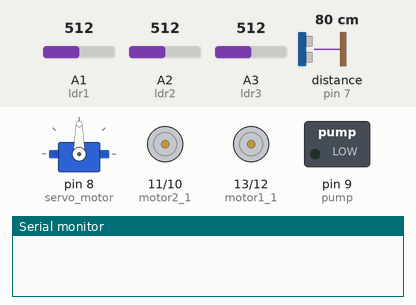
Simulated run of this sketch. Board: Arduino Uno, built with avr-gcc and run on an emulated ATmega328P. Shown: servo, motor-driver pin pairs drawn as motors (green arrow = first pin HIGH = forward, orange = second pin HIGH = backward, longer = more drive), switched loads named in the sketch (green lamp = pin HIGH), the last lines printed to the serial monitor. Wiring (inferred from the names in the program): ultrasonic range finder: trigger pin 6; echo pin 7. Inputs (shaded band) come from the test bench; at power-on: distance to the obstacle (sensor on pin 7) 80 cm, A2 (ldr2) = 512, A3 (ldr3) = 512, A1 (ldr1) = 512. The echo pulse lasts 58.3 µs per cm; pins used as bus, display or sensor lines are not drawn.

Above: at 1.1 s.
3.3 s: distance to the obstacle (sensor on pin 7) set to 28 cm
6.3 s: distance to the obstacle (sensor on pin 7) set to 23 cm
At 6.49 s:
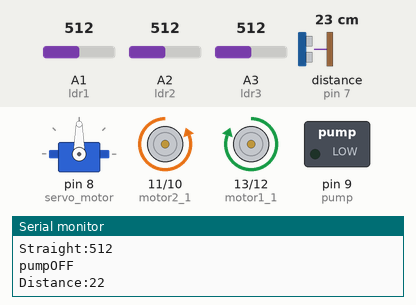
9.3 s: A2 (ldr2) set to 716
At 12.2 s:
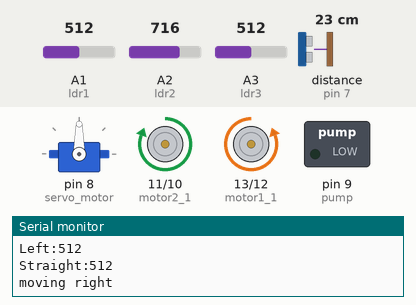
12.3 s: A2 (ldr2) set to 30
At 12.8 s:
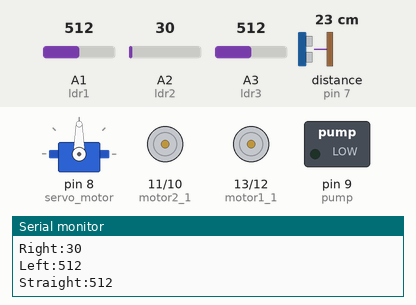
15.3 s: A3 (ldr3) set to 110
16.8 s: A3 (ldr3) set to 89
Timing chart, 0 to 19.8 s (numbered marks = the images above; inputs shaded):
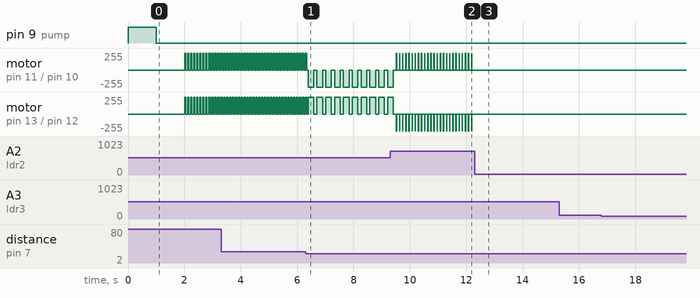

The sketch:

main.ino
```cpp
// (licence header left out)
/*
 This code is to build a fire fighting moving moving vehicle.
 The vehicle can avoid obstacles using the feedback from ultrasonic sensor.

 */

#include <Servo.h>

#define servo_motor 8  // attach pin D9 of Arduino to signal pin of servo
#define echoPin 7      // attach pin D2 of Arduino to pin Echo of HC-SR04
#define trigPin 6      // attach pin D3 of Arduino to pin Trig of HC-SR04
#define motor1_1 13    // attach pin D13 of Arduino to the Motor
#define motor1_2 12    // attach pin D12 of Arduino to the Motor
#define motor2_1 11    // attach pin D11 of Arduino to the Motor
#define motor2_2 10    // attach pin D10 of Arduino to the Motor
#define pump 9        // attach pin D13 of Arduino to the Pump
#define ldr1 A1
#define ldr2 A2
#define ldr3 A3
Servo myservo;         // create servo object to control a servo


int distance;
int threshold = 25;
int fire =600;
int indicate_fire =600;
int directions;

void setup() {

  myservo.attach(servo_motor , 600, 2300);  // (pin, min, max)
  pinMode(trigPin,OUTPUT); // Sets the trigPin as an OUTPUT
  pinMode(echoPin, INPUT); // Sets the echoPin as an INPUT
  pinMode(motor1_1, OUTPUT); // set motor1 as OUPUT
  pinMode(motor1_2, OUTPUT); // set motor1 as OUPUT
  pinMode(motor2_1, OUTPUT); // set motor2 as OUPUT
  pinMode(motor2_2, OUTPUT); // set motor2 as OUPUT
  pinMode(pump , OUTPUT);    // set pump as OUPUT
  pinMode(ldr1, INPUT);
  pinMode(ldr2, INPUT);
  pinMode(ldr2, INPUT);
//  myservo.write(90);       // set the servo to the front
//  delay(500);
//  myservo.write(0);
//  delay(500);
//  myservo.write(180);
//  delay(500);
//  myservo.write(90);
//  delay(500);
  digitalWrite(pump,HIGH);
  delay(1000);
  digitalWrite(pump,LOW);
  delay(1000);
  Serial.begin(9600);
}


void move_forward() {
  digitalWrite(motor1_1,HIGH);
  digitalWrite(motor1_2, LOW);
  digitalWrite(motor2_1,HIGH);
  digitalWrite(motor2_2, LOW);
  delay(50);
  digitalWrite(motor1_1,LOW);
  digitalWrite(motor1_2, LOW);
  digitalWrite(motor2_1,LOW);
  digitalWrite(motor2_2, LOW);
  delay(40);
}
void move_left() {
  digitalWrite(motor1_1,HIGH);
  digitalWrite(motor1_2, LOW);
  digitalWrite(motor2_1,LOW);
  digitalWrite(motor2_2, HIGH);
  delay(200);
  digitalWrite(motor1_1,LOW);
  digitalWrite(motor1_2, LOW);
  digitalWrite(motor2_1,LOW);
  digitalWrite(motor2_2, LOW);
  delay(100);
}
void move_right() {
  digitalWrite(motor1_1,LOW);
  digitalWrite(motor1_2, HIGH);
  digitalWrite(motor2_1,HIGH);
  digitalWrite(motor2_2, LOW);
  delay(200);
  digitalWrite(motor1_1,LOW);
  digitalWrite(motor1_2, LOW);
  digitalWrite(motor2_1,LOW);
  digitalWrite(motor2_2, LOW);
  delay(100);
}
void smove_left() {
  digitalWrite(motor1_1,HIGH);
  digitalWrite(motor1_2, LOW);
  digitalWrite(motor2_1,LOW);
  digitalWrite(motor2_2, HIGH);
  delay(10);
  digitalWrite(motor1_1,LOW);
  digitalWrite(motor1_2, LOW);
  digitalWrite(motor2_1,LOW);
  digitalWrite(motor2_2, LOW);
  delay(100);
}
void smove_right() {
  digitalWrite(motor1_1,LOW);
  digitalWrite(motor1_2, HIGH);
  digitalWrite(motor2_1,HIGH);
  digitalWrite(motor2_2, LOW);
  delay(10);
  digitalWrite(motor1_1,LOW);
  digitalWrite(motor1_2, LOW);
  digitalWrite(motor2_1,LOW);
  digitalWrite(motor2_2, LOW);
  delay(100);
}
void move_halt() {
  digitalWrite(motor1_1,LOW);
  digitalWrite(motor1_2, LOW);
  digitalWrite(motor2_1,LOW);
  digitalWrite(motor2_2, LOW);
}

int find_distance(){
  /*
   Function will find the distance to the obstacle from the ultrasonci sensor.
   Returns the distance in cm unit.
   */
  long duration;               // variable to store duration
  int distance;                // varaible to store distance
  digitalWrite(trigPin, LOW);  // turn of the Trigger if its already ON
  delayMicroseconds(2);
  digitalWrite(trigPin, HIGH); // turn on the Trigger to generate pulse
  delayMicroseconds(10);
  digitalWrite(trigPin, LOW);  // trun off the Trigger to stop generating pulse
  duration = pulseIn(echoPin, HIGH); // time taken to recieve the generated pulse
  distance = duration * 0.0344 / 2;  // finding distance using the speed of the wave and duration taken to reach the reciver
  return distance;
}

int survilance(){
  /*
   Function will move the servo motor in 180 degree back and forth
   with 90 degree steps as 90,0,90,180 at 1 sec interval.
   Return the direction which is open 0=>left 1=> Right 2=> Back
   */
  int straight, left, right;

  myservo.write(90); //
  straight = find_distance();
  right= find_distance();
  delay(1000);
  myservo.write(90);

  // finding which direction to move
  if(left>right)
    return 0; // to move left

  else if (right>left)
    return 1; // to move right

  else
    return 0; // to move back


}

void pumpOn(){
  digitalWrite(pump,HIGH);
}
void pumpOff(){
  digitalWrite(pump,LOW);
}

void loop() {

  int left,right,straight;
  char moveTo ='L';
  left =analogRead(ldr1);
  right =analogRead(ldr2);
  straight =analogRead(ldr3);
  Serial.print("Right:");
  Serial.println(right);
  Serial.print("Left:");
  Serial.println(left);
  Serial.print("Straight:");
  Serial.println(straight);
  if(left > right){
    if(left > indicate_fire){
      smove_left();
      Serial.println("moving left");
      moveTo ='L';
    }
  }
    else if (right>indicate_fire){
      smove_right();
      Serial.println("moving right");
      moveTo ='R';
    }

  else{
  if( straight > fire){
    pumpOn();
    Serial.println("pumpON");
    if (moveTo == 'R'){
      for(int i=0;i<=20;i++){
        smove_right();
      }
      for(int i=0;i<=10;i++){
        smove_left();
      }
      }
    if (moveTo == 'L'){
    for(int i=0;i<=20;i++){
      smove_left();
    }
    for(int i=0;i<=10;i++){
      smove_right();
    }
    }

  }
  else{
    pumpOff();
    Serial.println("pumpOFF");
  }

  distance = find_distance();
  Serial.print("Distance:");
  Serial.println(distance);

  if (distance <= threshold){
    if (straight >fire){
      pumpOn();
      Serial.println("pumpON");
      if (moveTo == 'R'){
      for(int i=0;i<=20;i++){
        smove_right();
      }
      for(int i=0;i<=10;i++){
        smove_left();
      }
      }
      if (moveTo == 'L'){
      for(int i=0;i<=20;i++){
        smove_left();
      }
      for(int i=0;i<=10;i++){
        smove_right();
      }
      }
    }
    else{
      pumpOff();
      if (right> left)
      move_right();
      else
      move_left();
      Serial.println("moving left");
    }


  }

  else{
    move_forward();
    pumpOff();
    Serial.println("pumpOFF");
  }
  delay(10);
  }
}
```

Measured:
- the behaviour switches between 27 and 26 cm on distance to the obstacle (sensor on pin 7) (found by bisection; images 0 and 1)
- after the input at 9.3 s, motor on pin 11 (motor2_1) / pin 10 (motor2_2): alternates forward 255/255 for 0.01 s and stopped for 0.10 s, starting after 0.22 s; motor on pin 13 (motor1_1) / pin 12 (motor1_2): alternates backward 255/255 for 0.01 s and stopped for 0.10 s, starting after 0.22 s
- after the input at 12.3 s, motor on pin 11 (motor2_1) / pin 10 (motor2_2), motor on pin 13 (motor1_1) / pin 12 (motor1_2): stops changing and stays stopped
- by itself, motor on pin 11 (motor2_1) / pin 10 (motor2_2): repeats every 0.31 s: backward 255/255 0.20 s, stopped 0.11 s
- by itself, motor on pin 13 (motor1_1) / pin 12 (motor1_2): repeats every 0.31 s: forward 255/255 0.20 s, stopped 0.11 s
